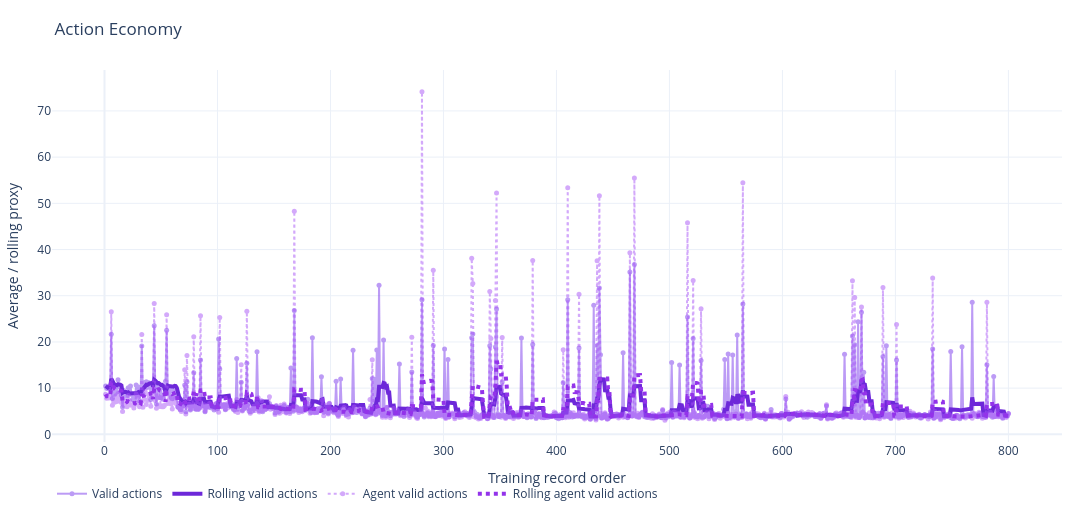

Here is the notebook cell this chart was saved with:
### Code cell
x = summary_df["training_order"]
action_fig = go.Figure()
action_fig.add_trace(go.Scatter(x=x, y=summary_df["avg_valid_actions"], mode="lines+markers", name="Valid actions", line=dict(color="#7c3aed", width=2), marker=dict(size=5), opacity=0.5))
action_fig.add_trace(go.Scatter(x=x, y=summary_df["rolling_avg_valid_actions"], mode="lines", name="Rolling valid actions", line=dict(color="#6d28d9", width=4)))
action_fig.add_trace(go.Scatter(x=x, y=summary_df["avg_agent_valid_actions"], mode="lines+markers", name="Agent valid actions", line=dict(color="#a855f7", width=2, dash="dot"), marker=dict(size=5), opacity=0.5))
action_fig.add_trace(go.Scatter(x=x, y=summary_df["rolling_avg_agent_valid_actions"], mode="lines", name="Rolling agent valid actions", line=dict(color="#9333ea", width=4, dash="dot")))
action_fig.update_layout(title="Action Economy", template="plotly_white", height=520, width=1200, margin=dict(l=40, r=30, t=70, b=40), legend=dict(orientation="h"))
action_fig.update_xaxes(title_text="Training record order")
action_fig.update_yaxes(title_text="Average / rolling proxy")
action_fig.show()

### Figure 1 — Plotly figure (JSON) as saved in the notebook; plotly's stock layout.template omitted (floating-point values rounded to 4 significant figures; data arrays with more than 128 entries replaced by an {"elided": "..."} marker saying what was removed)
{"data": [{"line": {"color": "#7c3aed", "width": 2}, "marker": {"size": 5}, "mode": "lines+markers", "name": "Valid actions", "opacity": 0.5, "type": "scatter", "x": {"elided": "800 int values"}, "y": {"elided": "800 float values"}}, {"line": {"color": "#6d28d9", "width": 4}, "mode": "lines", "name": "Rolling valid actions", "type": "scatter", "x": {"elided": "800 int values"}, "y": {"elided": "800 float values"}}, {"line": {"color": "#a855f7", "dash": "dot", "width": 2}, "marker": {"size": 5}, "mode": "lines+markers", "name": "Agent valid actions", "opacity": 0.5, "type": "scatter", "x": {"elided": "800 int values"}, "y": {"elided": "800 float values"}}, {"line": {"color": "#9333ea", "dash": "dot", "width": 4}, "mode": "lines", "name": "Rolling agent valid actions", "type": "scatter", "x": {"elided": "800 int values"}, "y": {"elided": "800 float values"}}], "layout": {"height": 520, "legend": {"orientation": "h"}, "margin": {"b": 40, "l": 40, "r": 30, "t": 70}, "title": {"text": "Action Economy"}, "width": 1200, "xaxis": {"title": {"text": "Training record order"}}, "yaxis": {"title": {"text": "Average / rolling proxy"}}}}
